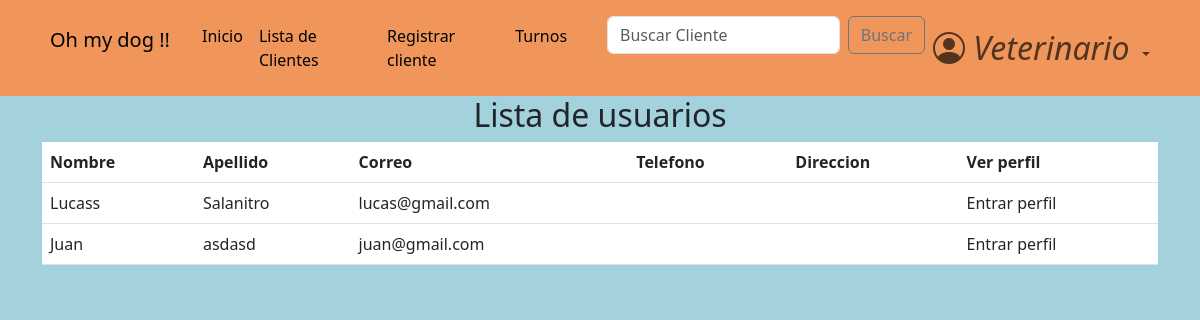
The page /accounts/list_users/ (signed in) on the database as committed earlier.
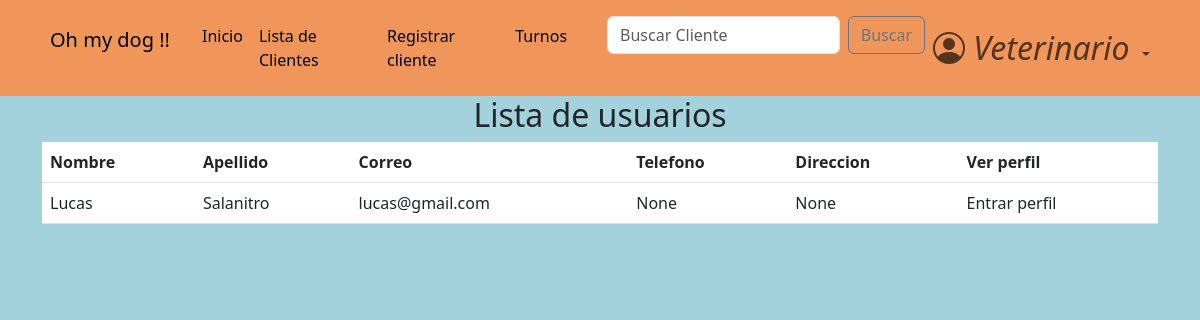
The same page on the database as committed later.
### accounts/models.py (models this page shows, shortened)
class CustomUser(AbstractBaseUser, PermissionsMixin):
    email =                     models.EmailField(verbose_name="email", unique=True)    #.foreignKey ??
    name =                      models.CharField(max_length=25)   #slug es texto corto
    surname =                   models.CharField(max_length=30, blank=True, null=True)
    address =                   models.CharField(max_length=30, blank=True, null=True)
    telephone =                 models.SlugField(max_length=12, blank=True, null=True)
    is_active =                 models.BooleanField(default=True)
    is_staff =                  models.BooleanField(default=False)
    is_admin =                  models.BooleanField(default=False)
    last_login =                models.DateTimeField(verbose_name="last login", default=datetime.datetime.now)
    is_veterinario =            models.BooleanField(default=False)
    USERNAME_FIELD = "email"    #variable por la cual se ingresa, dice username pero seria como 'campo que representa el inicio de sesion'
    REQUIRED_FIELDS = ['name',]    #no permite registros si no tiene estos campos completos
    objects = CustomUserManager()

### accounts/views.py (the view)
# urls.py: path('list_users/', views.list_users, name='list_users'),
def list_users(request):
    if not request.user.is_authenticated:
        return redirect('login')
    if not request.user.is_veterinario:
        return redirect('home')
    users = CustomUser.objects.filter(is_veterinario=False, is_admin=False)
    return render(request, 'list_users.html', {'users': users})

### accounts/templates/list_users.html
{% extends 'base.html' %}
{% block content %}
<main>
    <div class="container">
        <div class="row">
            <div class="col-md-12">
                <h2 class="text-center">Lista de usuarios</h2>
                <table class="table table-hover">
                    <thead>
                        <tr>
                            <th>Nombre</th>
                            <th>Apellido</th>
                            <th>Correo</th>
                            <th>Telefono</th>
                            <th>Direccion</th>
                            <th>Ver perfil</th>
                        </tr>
                    </thead>
                    <tbody>
                        {% for user in users %}
                            <tr>
                                <td>{{ user.name }}</td>
                                <td>{{ user.surname }}</td>
                                <td>{{ user.email }}</td>
                                <td>{{ user.telephone }}</td>
                                <td>{{ user.address}}</td>
                                <td>
                                            <a class="dropdown-item" href="{% url 'profile' user.id %}">Entrar perfil</a>
                                </td>
                            </tr>
                        {% endfor %}
                    </tbody>
                </table>
            </div>
        </div>
    </div>
</main>
{% endblock content %}

Rows that differ between the two databases and show on the page:
removed CustomUser: name "Juan", surname "asdasd", email "juan@gmail.com"
changed CustomUser "Salanitro": name "Lucass" → "Lucas"; telephone (not shown) → "None"; address (not shown) → "None"
